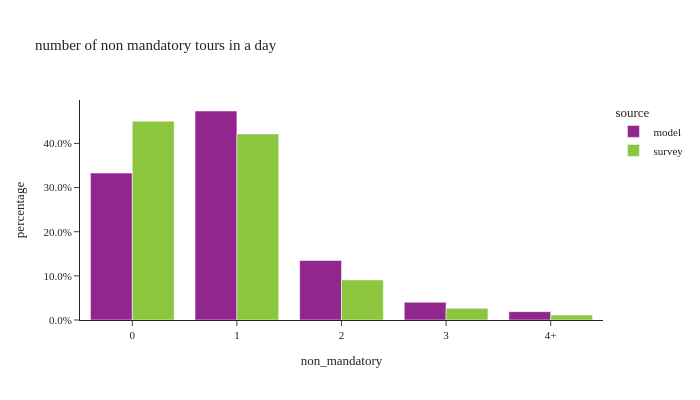

Write notebook code for a chart like this one.
### Code cell
util.plot_share_barchart(per_data, 'person_weight', 'non_mandatory', 
                        "number of non mandatory tours in a day", height=400, width=700)

### Figure 1 — Plotly figure (JSON) as saved in the notebook; plotly's stock layout.template omitted (floating-point values rounded to 4 significant figures)
{"data": [{"alignmentgroup": "True", "customdata": [[1187637], [1689638], [481035], [143307], [67371]], "hovertemplate": "source=model<br>non_mandatory=%{x}<br>percentage=%{y}<br>sample_size=%{customdata[0]}<extra></extra>", "legendgroup": "model", "marker": {"color": "#91268F", "pattern": {"shape": ""}}, "name": "model", "offsetgroup": "model", "orientation": "v", "showlegend": true, "textposition": "auto", "type": "bar", "x": ["0", "1", "2", "3", "4+"], "xaxis": "x", "y": [0.3328, 0.4734, 0.1348, 0.04015, 0.01888], "yaxis": "y"}, {"alignmentgroup": "True", "customdata": [[1156], [1534], [404], [111], [32]], "hovertemplate": "source=survey<br>non_mandatory=%{x}<br>percentage=%{y}<br>sample_size=%{customdata[0]}<extra></extra>", "legendgroup": "survey", "marker": {"color": "#8CC63E", "pattern": {"shape": ""}}, "name": "survey", "offsetgroup": "survey", "orientation": "v", "showlegend": true, "textposition": "auto", "type": "bar", "x": ["0", "1", "2", "3", "4+"], "xaxis": "x", "y": [0.4504, 0.4213, 0.09078, 0.02643, 0.0111], "yaxis": "y"}], "layout": {"barmode": "group", "height": 400, "legend": {"title": {"text": "source"}, "tracegroupgap": 0}, "title": {"text": "number of non mandatory tours in a day"}, "width": 700, "xaxis": {"anchor": "y", "domain": [0.0, 1.0], "title": {"text": "non_mandatory"}}, "yaxis": {"anchor": "x", "domain": [0.0, 1.0], "tickformat": ".1%", "title": {"text": "percentage"}}}}
